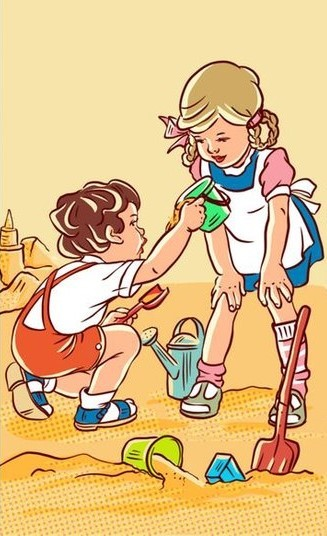
#> input picture TugasPCD4/gambar1.jpg, 327 x 536 px, found by its file name
$ python 'F55121037_Muhammad Fajrin Aljabar_Max Filter.py'
#> lines starting #> are read from the running program, lines starting #| are printed output that depends on the picture
import cv2
import numpy as np

img = cv2.imread('gambar1.JPG')
#> img is the input picture: shape (536, 327, 3); mean B, G, R 135, 188, 222

ksize = 5

kernel = np.ones((ksize, ksize), np.uint8)
max_filtered = cv2.dilate(img, kernel)
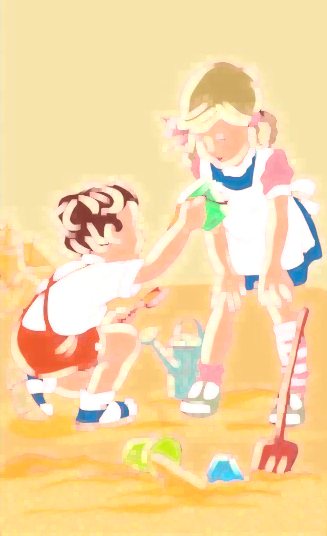
#> max_filtered: shape (536, 327, 3); mean B, G, R 164.9, 216.6, 246

cv2.imshow('Original Image', img)
cv2.imshow('Max Filtered Image', max_filtered)
cv2.waitKey(0)
cv2.destroyAllWindows()
